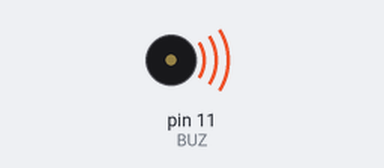
Simulated run of this sketch. Board: Arduino Uno, built with avr-gcc and run on an emulated ATmega328P. On the bench: buzzer (waves = sounding, pin HIGH).

Above: at 0.5 s.
Timing chart, 0 to 4.6 s (numbered marks = the images above):
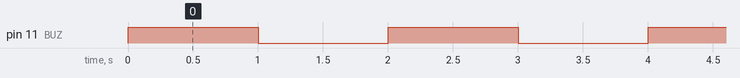

The sketch:

Buzzer_Tone_Generator.ino
```cpp
#define BUZ 11
#define DELAY_TIME 1000
void setup()
{
    pinMode(BUZ, OUTPUT);
}

void loop()
{
    digitalWrite(BUZ, HIGH);
    delay(DELAY_TIME);
    digitalWrite(BUZ, LOW);
    delay(DELAY_TIME);
}
```

Measured:
- by itself, pin 11 (BUZ): alternates HIGH for 1.0 s and LOW for 1.0 s
